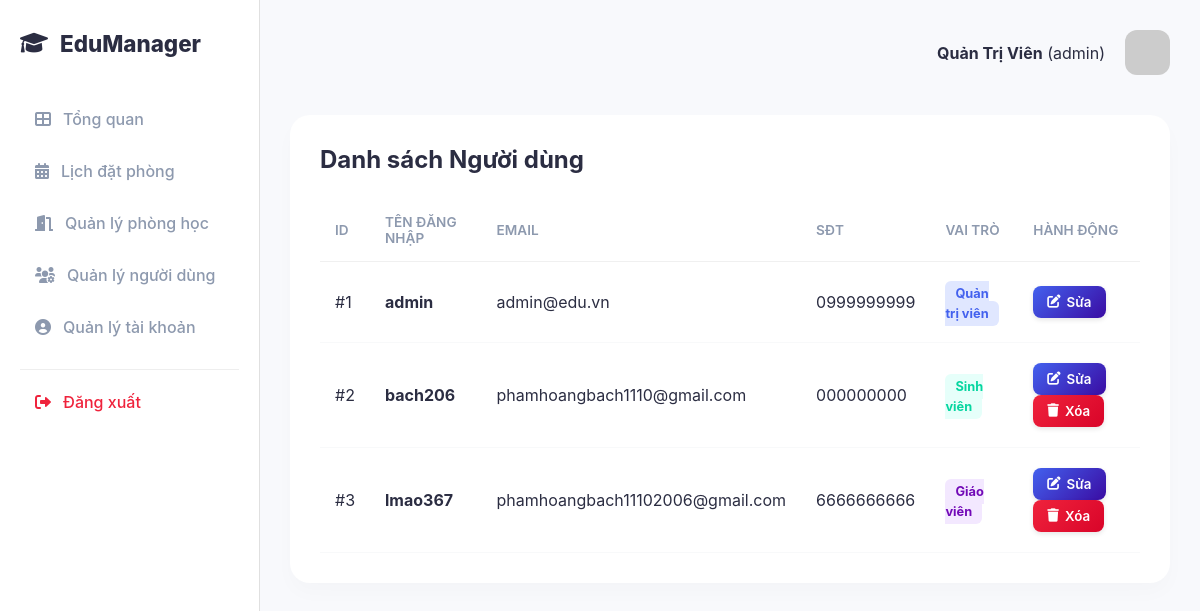
Page /user-management (signed in) on the earlier database version.
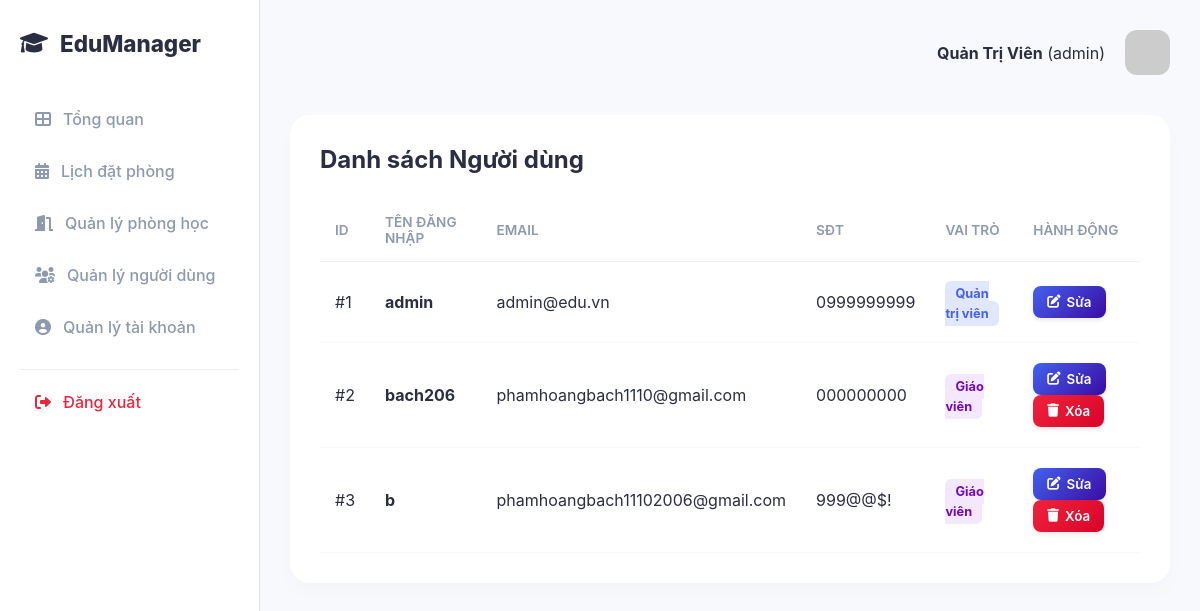
Same page on the later database version.
### app.py (models this page shows)
class User(Base):
    __tablename__ = "users"
    id = Column(Integer, primary_key=True, index=True)
    username = Column(String, unique=True, index=True)
    password = Column(String)
    email = Column(String, unique=True)
    phone = Column(String)
    role = Column(String, default="teacher")
    full_name = Column(String)
    verification_code = Column(String, nullable=True)

### app.py (the view)
@app.get("/user-management", response_class=HTMLResponse)
async def user_mgmt(request: Request, db: Session = Depends(get_db)):
    u = get_current_user(request, db)
    if not u or u.role != "admin": return RedirectResponse("/dashboard")
    return templates.TemplateResponse("user_management.html", {"request": request, "users": db.query(User).all(), "username": u.username, "role": u.role, "full_name": u.full_name})

### templates/user_management.html (shortened to what this page needs)
<!DOCTYPE html>
<html lang="vi">
<head>
    <link rel="stylesheet" href="/static/style.css">
    <link rel="stylesheet" href="https://cdnjs.cloudflare.com/ajax/libs/font-awesome/6.0.0/css/all.min.css">
</head>
<body>
    <div class="container">
       <aside class="sidebar">
            <div class="logo" style="color: var(--color-bar);"><i class="fas fa-graduation-cap"></i><span>EduManager</span></div>
            <nav>
                <ul>
                    <li><a href="/dashboard"><i class="fas fa-th-large"></i> Tổng quan</a></li>
                    <li><a href="/booking-scheduler"><i class="fas fa-calendar-alt"></i> Lịch đặt phòng</a></li>
                    <li><a href="/room-management"><i class="fas fa-door-open"></i> Quản lý phòng học</a></li>
                    {% if role == 'admin' %}
                    <li class="active"><a href="/user-management"><i class="fas fa-users-cog"></i> Quản lý người dùng</a></li>
                    {% endif %}
                    <li><a href="/profile"><i class="fas fa-user-circle"></i> Quản lý tài khoản</a></li>
                    <li class="logout-item" style="margin-top: 20px; border-top: 1px solid #eee; padding-top: 10px;">
                        <a href="/logout" style="color: #ef233c !important;"><i class="fas fa-sign-out-alt"></i> Đăng xuất</a>
                    </li>
                </ul>
            </nav>
        </aside>
        <main class="main-content">
            <header>
                <div class="user-profile">
                    <div class="info"><strong>{{ full_name if full_name else username }}</strong> ({{ role }})</div>
                    <img src="https://ui-avatars.com/api/?name={{ full_name if full_name else username }}&background=4361ee&color=fff&size=128" alt="Avatar">
                </div>
            </header>
            <section class="data-section">
                <div class="section-header">
                    <h2>Danh sách Người dùng</h2>
                    </div>
                <div class="table-container">
                    <table id="userTable">
                        <thead><tr><th>ID</th><th>Tên đăng nhập</th><th>Email</th><th>SĐT</th><th>Vai trò</th><th>Hành động</th></tr></thead>
                        <tbody>
                            {% for u in users %}
                            <tr class="user-row">
                                <td>#{{ u.id }}</td>
                                <td><strong>{{ u.username }}</strong></td>
                                <td>{{ u.email }}</td>
                                <td>{{ u.phone }}</td>
                                <td>
                                    {% if u.role == 'admin' %} <span class="role-badge role-admin">Quản trị viên</span>
                                    {% elif u.role == 'teacher' %} <span class="role-badge role-teacher">Giáo viên</span>
                                    {% else %} <span class="role-badge role-student">Sinh viên</span> {% endif %}
                                </td>
                                <td>
                                    <button class="btn-premium btn-blue"
                                        onclick="showEditUserModal({{ u.id }}, '{{ u.username }}', '{{ u.email }}', '{{ u.phone }}', '{{ u.role }}')">
                                        <i class="fas fa-edit"></i> Sửa
                                    </button>
                                    {% if u.username != username %} <button class="btn-premium btn-red" onclick="deleteUser({{ u.id }}, '{{ u.username }}')">
                                        <i class="fas fa-trash"></i> Xóa
                                    </button>
                                    {% endif %}
                                </td>
                            </tr>
                            {% endfor %}
                        </tbody>
                    </table>
                </div>
            </section>
        </main>
    </div>
</body>
</html>

Differences in the rows shown:
changed User "bach206": role "Sinh viên" → "Giáo viên"
changed User "phamhoangbach11102006@gmail.com": username "lmao367" → "b"; phone "6666666666" → "999@@$!"
